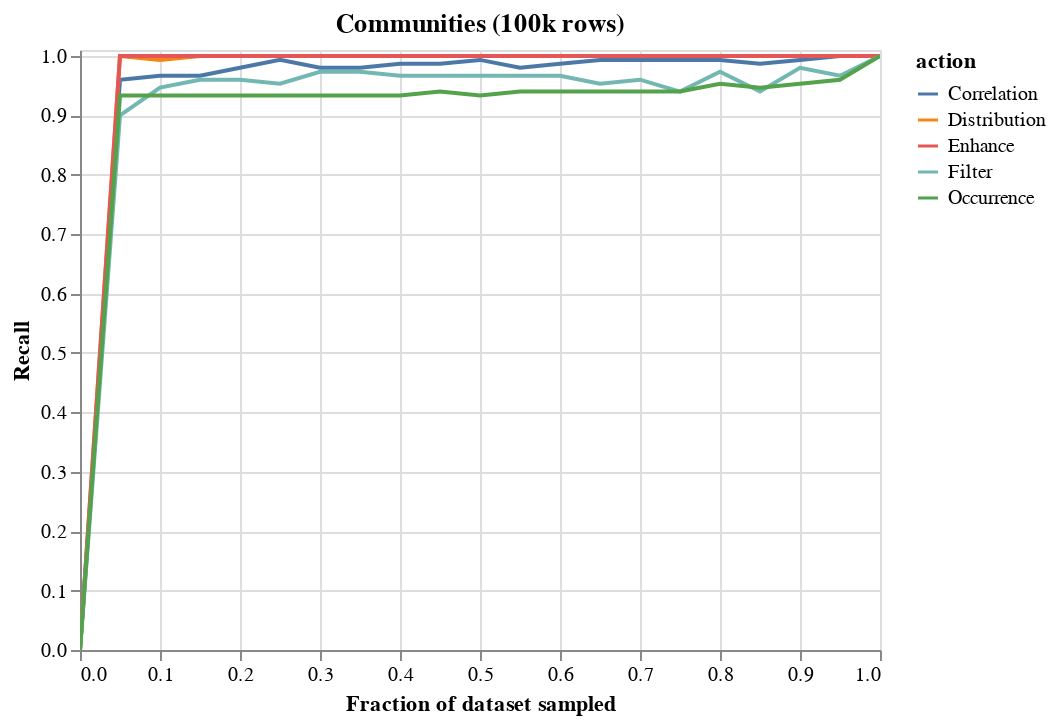

Notebook cell for this chart:
### Code cell
import altair as alt
# df=pd.read_csv(f"result/sampling_error_communities.csv")
df = trial_df 
df = df.groupby(["nfrac","action"]).mean().reset_index()
alt.Chart(df,title="Communities (100k rows)").mark_line().encode(
    x = alt.X("nfrac",title="Fraction of dataset sampled"),#scale=alt.Scale(type="log")),
    y = alt.Y("Recall",scale=alt.Scale(domain=(0,1.01))),
    color = "action"
).interactive()

### Figure 1 — Vega-Lite specification as saved in the notebook (floating-point values rounded to 4 significant figures)
{"config": {"view": {"continuousWidth": 400, "continuousHeight": 300}}, "data": {"name": "data-7e10775724f1781a36817a1e4377869d"}, "mark": "line", "encoding": {"color": {"type": "nominal", "field": "action"}, "x": {"type": "quantitative", "field": "nfrac", "title": "Fraction of dataset sampled"}, "y": {"type": "quantitative", "field": "Recall", "scale": {"domain": [0, 1.01]}}}, "selection": {"selector005": {"type": "interval", "bind": "scales", "encodings": ["x", "y"]}}, "title": "Communities (100k rows)", "$schema": "https://vega.github.io/schema/vega-lite/v4.8.1.json", "datasets": {"data-7e10775724f1781a36817a1e4377869d": [{"nfrac": 0.0, "action": "Correlation", "Precision": 0.0, "Recall": 0.0, "FScore": 0.0}, {"nfrac": 0.0, "action": "Distribution", "Precision": 0.0, "Recall": 0.0, "FScore": 0.0}, {"nfrac": 0.0, "action": "Enhance", "Precision": 0.0, "Recall": 0.0, "FScore": 0.0}, {"nfrac": 0.0, "action": "Filter", "Precision": 0.0, "Recall": 0.0, "FScore": 0.0}, {"nfrac": 0.0, "action": "Occurrence", "Precision": 0.0, "Recall": 0.0, "FScore": 0.0}, {"nfrac": 0.05, "action": "Correlation", "Precision": 1.0, "Recall": 0.96, "FScore": 0.9793}, {"nfrac": 0.05, "action": "Distribution", "Precision": 1.0, "Recall": 1.0, "FScore": 1.0}, {"nfrac": 0.05, "action": "Enhance", "Precision": 1.0, "Recall": 1.0, "FScore": 1.0}, {"nfrac": 0.05, "action": "Filter", "Precision": 1.0, "Recall": 0.9, "FScore": 0.9437}, {"nfrac": 0.05, "action": "Occurrence", "Precision": 1.0, "Recall": 0.9333, "FScore": 0.9655}, {"nfrac": 0.1, "action": "Correlation", "Precision": 1.0, "Recall": 0.9667, "FScore": 0.9828}, {"nfrac": 0.1, "action": "Distribution", "Precision": 1.0, "Recall": 0.9933, "FScore": 0.9966}, {"nfrac": 0.1, "action": "Enhance", "Precision": 1.0, "Recall": 1.0, "FScore": 1.0}, {"nfrac": 0.1, "action": "Filter", "Precision": 1.0, "Recall": 0.9467, "FScore": 0.9719}, {"nfrac": 0.1, "action": "Occurrence", "Precision": 1.0, "Recall": 0.9333, "FScore": 0.9655}, {"nfrac": 0.15, "action": "Correlation", "Precision": 1.0, "Recall": 0.9667, "FScore": 0.9828}, {"nfrac": 0.15, "action": "Distribution", "Precision": 1.0, "Recall": 1.0, "FScore": 1.0}, {"nfrac": 0.15, "action": "Enhance", "Precision": 1.0, "Recall": 1.0, "FScore": 1.0}, {"nfrac": 0.15, "action": "Filter", "Precision": 1.0, "Recall": 0.96, "FScore": 0.9791}, {"nfrac": 0.15, "action": "Occurrence", "Precision": 1.0, "Recall": 0.9333, "FScore": 0.9655}, {"nfrac": 0.2, "action": "Correlation", "Precision": 1.0, "Recall": 0.98, "FScore": 0.9897}, {"nfrac": 0.2, "action": "Distribution", "Precision": 1.0, "Recall": 1.0, "FScore": 1.0}, {"nfrac": 0.2, "action": "Enhance", "Precision": 1.0, "Recall": 1.0, "FScore": 1.0}, {"nfrac": 0.2, "action": "Filter", "Precision": 1.0, "Recall": 0.96, "FScore": 0.9793}, {"nfrac": 0.2, "action": "Occurrence", "Precision": 1.0, "Recall": 0.9333, "FScore": 0.9655}, {"nfrac": 0.25, "action": "Correlation", "Precision": 1.0, "Recall": 0.9933, "FScore": 0.9966}, {"nfrac": 0.25, "action": "Distribution", "Precision": 1.0, "Recall": 1.0, "FScore": 1.0}, {"nfrac": 0.25, "action": "Enhance", "Precision": 1.0, "Recall": 1.0, "FScore": 1.0}, {"nfrac": 0.25, "action": "Filter", "Precision": 1.0, "Recall": 0.9533, "FScore": 0.9759}, {"nfrac": 0.25, "action": "Occurrence", "Precision": 1.0, "Recall": 0.9333, "FScore": 0.9655}, {"nfrac": 0.3, "action": "Correlation", "Precision": 1.0, "Recall": 0.98, "FScore": 0.9897}, {"nfrac": 0.3, "action": "Distribution", "Precision": 1.0, "Recall": 1.0, "FScore": 1.0}, {"nfrac": 0.3, "action": "Enhance", "Precision": 1.0, "Recall": 1.0, "FScore": 1.0}, {"nfrac": 0.3, "action": "Filter", "Precision": 1.0, "Recall": 0.9733, "FScore": 0.9862}, {"nfrac": 0.3, "action": "Occurrence", "Precision": 1.0, "Recall": 0.9333, "FScore": 0.9655}, {"nfrac": 0.35, "action": "Correlation", "Precision": 1.0, "Recall": 0.98, "FScore": 0.9897}, {"nfrac": 0.35, "action": "Distribution", "Precision": 1.0, "Recall": 1.0, "FScore": 1.0}, {"nfrac": 0.35, "action": "Enhance", "Precision": 1.0, "Recall": 1.0, "FScore": 1.0}, {"nfrac": 0.35, "action": "Filter", "Precision": 1.0, "Recall": 0.9733, "FScore": 0.9862}, {"nfrac": 0.35, "action": "Occurrence", "Precision": 1.0, "Recall": 0.9333, "FScore": 0.9655}, {"nfrac": 0.4, "action": "Correlation", "Precision": 1.0, "Recall": 0.9867, "FScore": 0.9931}, {"nfrac": 0.4, "action": "Distribution", "Precision": 1.0, "Recall": 1.0, "FScore": 1.0}, {"nfrac": 0.4, "action": "Enhance", "Precision": 1.0, "Recall": 1.0, "FScore": 1.0}, {"nfrac": 0.4, "action": "Filter", "Precision": 1.0, "Recall": 0.9667, "FScore": 0.9828}, {"nfrac": 0.4, "action": "Occurrence", "Precision": 1.0, "Recall": 0.9333, "FScore": 0.9655}, {"nfrac": 0.45, "action": "Correlation", "Precision": 1.0, "Recall": 0.9867, "FScore": 0.9931}, {"nfrac": 0.45, "action": "Distribution", "Precision": 1.0, "Recall": 1.0, "FScore": 1.0}, {"nfrac": 0.45, "action": "Enhance", "Precision": 1.0, "Recall": 1.0, "FScore": 1.0}, {"nfrac": 0.45, "action": "Filter", "Precision": 1.0, "Recall": 0.9667, "FScore": 0.9828}, {"nfrac": 0.45, "action": "Occurrence", "Precision": 1.0, "Recall": 0.94, "FScore": 0.969}, {"nfrac": 0.5, "action": "Correlation", "Precision": 1.0, "Recall": 0.9933, "FScore": 0.9966}, {"nfrac": 0.5, "action": "Distribution", "Precision": 1.0, "Recall": 1.0, "FScore": 1.0}, {"nfrac": 0.5, "action": "Enhance", "Precision": 1.0, "Recall": 1.0, "FScore": 1.0}, {"nfrac": 0.5, "action": "Filter", "Precision": 1.0, "Recall": 0.9667, "FScore": 0.9828}, {"nfrac": 0.5, "action": "Occurrence", "Precision": 1.0, "Recall": 0.9333, "FScore": 0.9655}, {"nfrac": 0.55, "action": "Correlation", "Precision": 1.0, "Recall": 0.98, "FScore": 0.9897}, {"nfrac": 0.55, "action": "Distribution", "Precision": 1.0, "Recall": 1.0, "FScore": 1.0}, {"nfrac": 0.55, "action": "Enhance", "Precision": 1.0, "Recall": 1.0, "FScore": 1.0}, {"nfrac": 0.55, "action": "Filter", "Precision": 1.0, "Recall": 0.9667, "FScore": 0.9828}, {"nfrac": 0.55, "action": "Occurrence", "Precision": 1.0, "Recall": 0.94, "FScore": 0.969}, {"nfrac": 0.6, "action": "Correlation", "Precision": 1.0, "Recall": 0.9867, "FScore": 0.9931}, {"nfrac": 0.6, "action": "Distribution", "Precision": 1.0, "Recall": 1.0, "FScore": 1.0}, {"nfrac": 0.6, "action": "Enhance", "Precision": 1.0, "Recall": 1.0, "FScore": 1.0}, {"nfrac": 0.6, "action": "Filter", "Precision": 1.0, "Recall": 0.9667, "FScore": 0.9828}, {"nfrac": 0.6, "action": "Occurrence", "Precision": 1.0, "Recall": 0.94, "FScore": 0.969}, {"nfrac": 0.65, "action": "Correlation", "Precision": 1.0, "Recall": 0.9933, "FScore": 0.9966}, {"nfrac": 0.65, "action": "Distribution", "Precision": 1.0, "Recall": 1.0, "FScore": 1.0}, {"nfrac": 0.65, "action": "Enhance", "Precision": 1.0, "Recall": 1.0, "FScore": 1.0}, {"nfrac": 0.65, "action": "Filter", "Precision": 1.0, "Recall": 0.9533, "FScore": 0.9759}, {"nfrac": 0.65, "action": "Occurrence", "Precision": 1.0, "Recall": 0.94, "FScore": 0.969}, {"nfrac": 0.7, "action": "Correlation", "Precision": 1.0, "Recall": 0.9933, "FScore": 0.9966}, {"nfrac": 0.7, "action": "Distribution", "Precision": 1.0, "Recall": 1.0, "FScore": 1.0}, {"nfrac": 0.7, "action": "Enhance", "Precision": 1.0, "Recall": 1.0, "FScore": 1.0}, {"nfrac": 0.7, "action": "Filter", "Precision": 1.0, "Recall": 0.96, "FScore": 0.9793}, {"nfrac": 0.7, "action": "Occurrence", "Precision": 1.0, "Recall": 0.94, "FScore": 0.969}, {"nfrac": 0.75, "action": "Correlation", "Precision": 1.0, "Recall": 0.9933, "FScore": 0.9966}, {"nfrac": 0.75, "action": "Distribution", "Precision": 1.0, "Recall": 1.0, "FScore": 1.0}, {"nfrac": 0.75, "action": "Enhance", "Precision": 1.0, "Recall": 1.0, "FScore": 1.0}, {"nfrac": 0.75, "action": "Filter", "Precision": 1.0, "Recall": 0.94, "FScore": 0.969}, {"nfrac": 0.75, "action": "Occurrence", "Precision": 1.0, "Recall": 0.94, "FScore": 0.969}, {"nfrac": 0.8, "action": "Correlation", "Precision": 1.0, "Recall": 0.9933, "FScore": 0.9966}, {"nfrac": 0.8, "action": "Distribution", "Precision": 1.0, "Recall": 1.0, "FScore": 1.0}, {"nfrac": 0.8, "action": "Enhance", "Precision": 1.0, "Recall": 1.0, "FScore": 1.0}, {"nfrac": 0.8, "action": "Filter", "Precision": 1.0, "Recall": 0.9733, "FScore": 0.9862}, {"nfrac": 0.8, "action": "Occurrence", "Precision": 1.0, "Recall": 0.9533, "FScore": 0.9759}, {"nfrac": 0.85, "action": "Correlation", "Precision": 1.0, "Recall": 0.9867, "FScore": 0.9931}, {"nfrac": 0.85, "action": "Distribution", "Precision": 1.0, "Recall": 1.0, "FScore": 1.0}, {"nfrac": 0.85, "action": "Enhance", "Precision": 1.0, "Recall": 1.0, "FScore": 1.0}, {"nfrac": 0.85, "action": "Filter", "Precision": 1.0, "Recall": 0.94, "FScore": 0.969}, {"nfrac": 0.85, "action": "Occurrence", "Precision": 1.0, "Recall": 0.9467, "FScore": 0.9724}, {"nfrac": 0.9, "action": "Correlation", "Precision": 1.0, "Recall": 0.9933, "FScore": 0.9966}, {"nfrac": 0.9, "action": "Distribution", "Precision": 1.0, "Recall": 1.0, "FScore": 1.0}, {"nfrac": 0.9, "action": "Enhance", "Precision": 1.0, "Recall": 1.0, "FScore": 1.0}, {"nfrac": 0.9, "action": "Filter", "Precision": 1.0, "Recall": 0.98, "FScore": 0.9897}, {"nfrac": 0.9, "action": "Occurrence", "Precision": 1.0, "Recall": 0.9533, "FScore": 0.9759}, {"nfrac": 0.95, "action": "Correlation", "Precision": 1.0, "Recall": 1.0, "FScore": 1.0}, {"nfrac": 0.95, "action": "Distribution", "Precision": 1.0, "Recall": 1.0, "FScore": 1.0}, {"nfrac": 0.95, "action": "Enhance", "Precision": 1.0, "Recall": 1.0, "FScore": 1.0}, {"nfrac": 0.95, "action": "Filter", "Precision": 1.0, "Recall": 0.9667, "FScore": 0.9828}, {"nfrac": 0.95, "action": "Occurrence", "Precision": 1.0, "Recall": 0.96, "FScore": 0.9793}, {"nfrac": 1.0, "action": "Correlation", "Precision": 1.0, "Recall": 1.0, "FScore": 1.0}, {"nfrac": 1.0, "action": "Distribution", "Precision": 1.0, "Recall": 1.0, "FScore": 1.0}, {"nfrac": 1.0, "action": "Enhance", "Precision": 1.0, "Recall": 1.0, "FScore": 1.0}, {"nfrac": 1.0, "action": "Filter", "Precision": 1.0, "Recall": 1.0, "FScore": 1.0}, {"nfrac": 1.0, "action": "Occurrence", "Precision": 1.0, "Recall": 1.0, "FScore": 1.0}]}}
